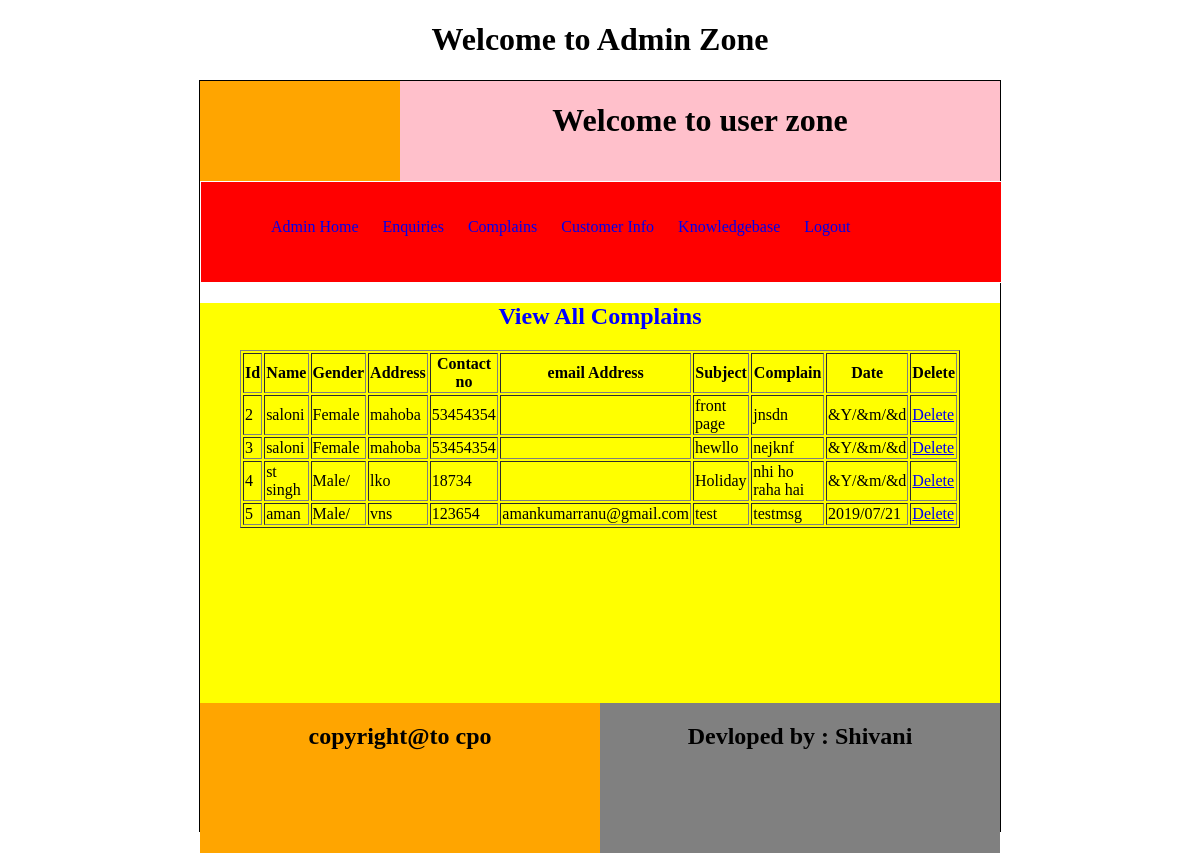
The page /adminzone/complains (signed in) on the database its author committed.
### userzone/models.py (models this page shows)
class Complain(models.Model):
    name=models.CharField(max_length=50)
    gender=models.CharField(max_length=6)
    address=models.TextField()
    contactno=models.CharField(max_length=15)
    emailaddress=models.CharField(max_length=50)
    subject=models.CharField(max_length=200)
    complaintext=models.CharField(max_length=30)
    complaindate=models.CharField(max_length=30)

### adminzone/views.py (the view)
def complains(request):
    if request.session['adminid']:
        comp=Complain.objects.all()
        return render(request,'complains.html',{'comp':comp})
    else:
        return render(request,'login.html')

### adminzone/templates/complains.html (shortened to what this page needs)
<!DOCTYPE html>
<html lang="en">
<head>
</head>
<body>
<center>
<h1>Welcome to Admin Zone</h1>
    </center>
<div id="outer">
    <div id="parent1">
    <div id="logo">
    </div>
    <div id="header">
        <center>
        <h1>Welcome to user zone</h1>
            </center>
    </div>
    </div>
    <div id="menu">
        <ul>
            <li><a href="{% url 'adminzone:adminhome' %} ">Admin Home</a></li>
            <li><a href="{% url 'adminzone:enquiries' %} ">Enquiries</a></li>
            <li><a href="{% url 'adminzone:complains' %} ">Complains</a></li>
            <li><a href="{% url 'adminzone:customerinfo' %} ">Customer Info</a></li>
            <li><a href="{% url 'adminzone:knowledgebase' %} ">Knowledgebase</a></li>
            <li><a href="{% url 'adminzone:logout' %} ">Logout</a></li>
        </ul>
    </div>
    <div id="main">
        <h2 style="text-align:center;color:blue;">
            View All Complains
        </h2>
        <table border="1" style="margin:0 auto;width:90%">
            <tr>
                <th>Id</th>
                <th>Name</th>
                <th>Gender</th>
                <th>Address</th>
                <th>Contact no</th>
                <th>email Address</th>
                <th>Subject</th>
                <th>Complain</th>
                <th>Date</th>
                <th>Delete</th>
            </tr>
                {% for c in comp %}
            <tr>
                <td>{{c.id}}</td>
                <td>{{c.name}}</td>
                <td>{{c.gender}}</td>
                <td>{{c.address}}</td>
                <td>{{c.contactno}}</td>
                <td>{{c.emailaddress}}</td>
                <td>{{c.subject}}</td>
                <td>{{c.complaintext}}</td>
                <td>{{c.complaindate}}</td>
                <td>
                    <a href="{% url 'adminzone:deletecomplains' c.id %}">Delete</a>
                </td>
            </tr>
            {% endfor %}
        </table>
    </div>
    <div id="parent2">
        <div id="child1">
            <center>
                <h2> copyright@to cpo</h2>
            </center>
        </div>
        <div id="child2">
            <center>
                <h2>Devloped by : Shivani</h2>
            </center>
        </div>
    </div>
    </div>
</body>
</html>

### adminzone/templates/complains.html (style rules this page uses)
#outer { height:750px; width:800px; border:1px solid; //background-color:blue; margin:auto; }
#parent1 { height:100px; width:800px; background-color:blue; }
#logo { height:100px; width:200px; background-color:orange; float:left; }
#header { height:100px; width:600px; background-color:pink; float:right; }
#menu { height:100px; width:800px; background-color:red; border:1px solid; }
#main { height:400px; width:800px; background-color:yellow; }
#parent2 { height:150px; width:800px; //background-color:black; }
#child1 { height:150px; width:400px; background-color:orange; float:left; }
#child2 { height:150px; width:400px; background-color:gray; float:right; }
#menu { height:100px; width:800px; border:1px solid white; margin:auto; }
#menu ul { list-style-type:none; line-height:50px; margin:20px; }
#menu ul li { color:black; display:inline; padding:10px; }
#menu ul li a { color-black; text-decoration:none; }

### rows shown on the page
Complain: id "2", name "saloni", gender "Female", address "mahoba", contactno "53454354", subject "front page", complaintext "jnsdn", complaindate "&Y/&m/&d"
Complain: id "3", name "saloni", gender "Female", address "mahoba", contactno "53454354", subject "hewllo", complaintext "nejknf", complaindate "&Y/&m/&d"
Complain: id "4", name "st singh", gender "Male/", address "lko", contactno "18734", subject "Holiday", complaintext "nhi ho raha hai", complaindate "&Y/&m/&d"
Complain: id "5", name "aman", gender "Male/", address "vns", contactno "123654", emailaddress "amankumarranu@gmail.com", subject "test", complaintext "testmsg", complaindate "2019/07/21"
